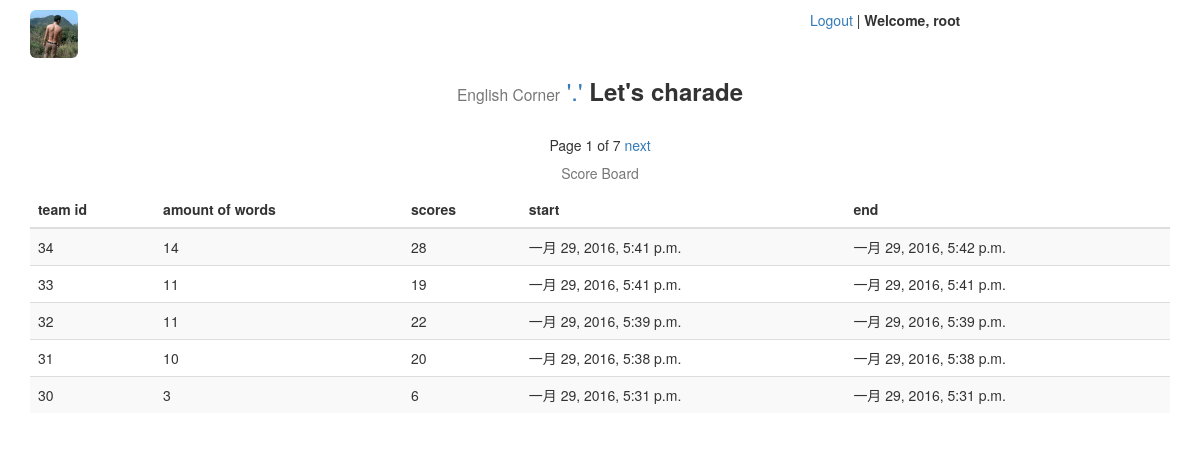
Page /charade/board/ (signed in) on the earlier database version.
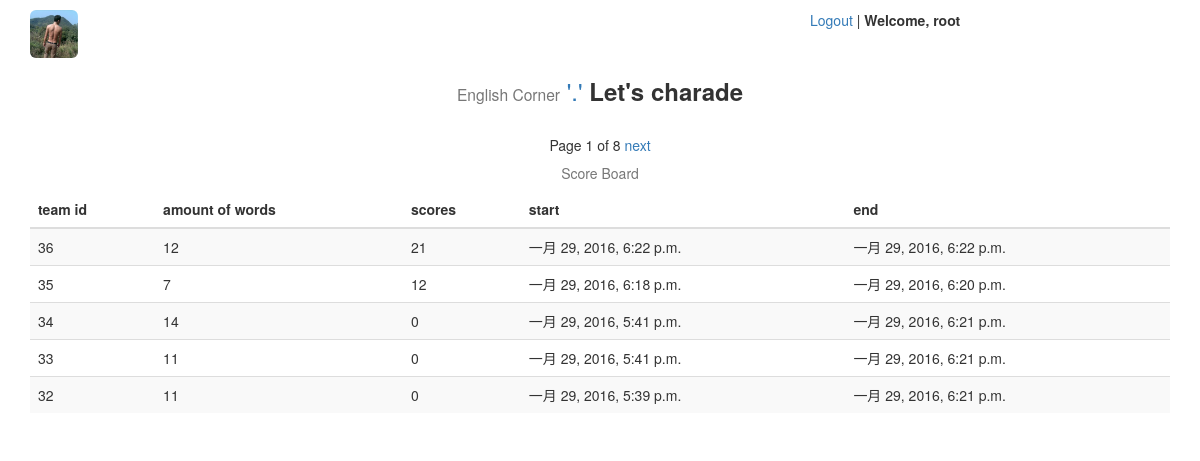
Same page on the later database version.
### charade/models.py (models this page shows, shortened)
@python_2_unicode_compatible
class GameScoreBoard(models.Model):
    amount = models.IntegerField('单词总数', default=0)
    scores = models.IntegerField('总得分', default=0)
    dt_start = models.DateTimeField('开始时间', auto_now_add=True)
    dt_end = models.DateTimeField('结束时间', auto_now=True)

### charade/views.py (the view)
@login_required
def game_board(request):
    game_score_board = GameScoreBoard.objects.order_by('-dt_start')
    paginator = Paginator(game_score_board, 5)
    page = request.GET.get('page')
    try:
        board = paginator.page(page)
    except PageNotAnInteger:
        board = paginator.page(1)
    except EmptyPage:
        board = paginator.page(paginator.num_pages)
    context = {'board': board}
    return render(request, 'charade/board.html', context)

### charade/templates/charade/board.html (shortened to what this page needs)
{% extends 'charade/base.html' %}
{% block content %}
{% if board %}
<div class="row text-center">
    <span>
        Page {{ board.number }} of {{ board.paginator.num_pages }}
    </span>
    {% if board.has_next %}
    <span>
        <a href="?page={{ board.next_page_number }}">next</a>
    </span>
    {% endif %}
</div>
<div class="table-responsive">
    <table class="table table-striped">
        <caption class="text-center">Score Board</caption>
        <thead>
            <tr>
                <th>team id</th>
                <th>amount of words</th>
                <th>scores</th>
                <th>start</th>
                <th>end</th>
            </tr>
        </thead>
        <tbody>
        {% for b in board %}
            <tr>
                <td>{{ b.id }}</a></td>
                <td>{{ b.amount }}</a></td>
                <td>{{ b.scores }}</a></td>
                <td>{{ b.dt_start }}</a></td>
                <td>{{ b.dt_end }}</a></td>
            </tr>
        {% endfor %}
        </tbody>
    </table>
</div>
{% else %}
<div class="row">
    <h1><p class="text-danger text-center">No records available.</p></h1>
</div>
{% endif %}
{% endblock %}

Differences in the rows shown:
no longer on this page (row edited): GameScoreBoard: id "31", amount "10", scores "20", dt_start "一月 29, 2016, 5:38 p.m.", dt_end "一月 29, 2016, 5:38 p.m."
no longer on this page (row edited): GameScoreBoard: id "30", amount "3", scores "6", dt_start "一月 29, 2016, 5:31 p.m.", dt_end "一月 29, 2016, 5:31 p.m."
added GameScoreBoard: id "36", amount "12", scores "21", dt_start "一月 29, 2016, 6:22 p.m.", dt_end "一月 29, 2016, 6:22 p.m."
added GameScoreBoard: id "35", amount "7", scores "12", dt_start "一月 29, 2016, 6:18 p.m.", dt_end "一月 29, 2016, 6:20 p.m."
changed GameScoreBoard id 34: scores "28" → "0"; dt_end "一月 29, 2016, 5:42 p.m." → "一月 29, 2016, 6:21 p.m."
changed GameScoreBoard id 33: scores "19" → "0"; dt_end "一月 29, 2016, 5:41 p.m." → "一月 29, 2016, 6:21 p.m."
changed GameScoreBoard "一月 29, 2016, 5:39 p.m.": scores "22" → "0"; dt_end "一月 29, 2016, 5:39 p.m." → "一月 29, 2016, 6:21 p.m."
Other differences:
{{ board.paginator.num_pages }}: "7" → "8"
